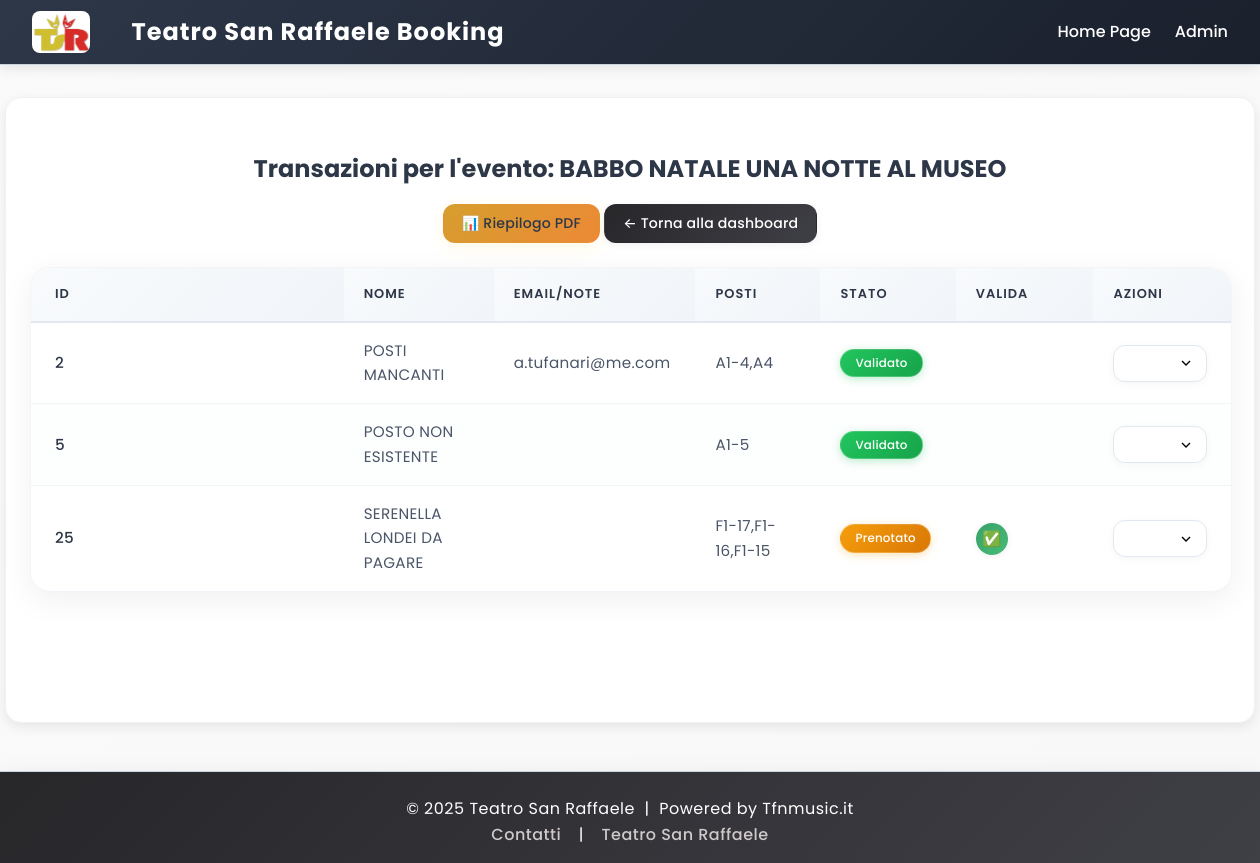
/event/2/transactions (signed in), run on the app's committed database.
### tables this page shows
CREATE TABLE events (
    id INTEGER PRIMARY KEY AUTOINCREMENT,
    title TEXT NOT NULL,
    date TEXT NOT NULL,
    time TEXT NOT NULL,
    price REAL NOT NULL,
    poster_url TEXT,
    visible INTEGER DEFAULT 1
);

CREATE TABLE bookings (
    id INTEGER PRIMARY KEY AUTOINCREMENT,
    event_id INTEGER NOT NULL,
    name TEXT NOT NULL,
    email TEXT NOT NULL,
    seats TEXT NOT NULL,          -- posti separati da , 
    status REAL DEFAULT 0 , -- 0=libero, 1=pending ,2 = acquistato , 3 = validato
    created_at TEXT NOT NULL,
    FOREIGN KEY(event_id) REFERENCES events(id)
);

### app.py (the view)
@app.route('/event/<int:event_id>/transactions')
@login_required
def event_transactions(event_id):
    event = get_event_by_id(event_id)
    transactions = get_bookings_by_event(event_id)
    return render_template(
        'event_transactions.html',
        event_id=event_id,
        event_title=event['title'] if event else 'Evento sconosciuto',
        transactions=transactions
    )

### app.py (called while the page is built)
@app.context_processor
def inject_now():
    return {'now': datetime.now}

### auth.py (called while the page is built)
def login_required(f):
    @wraps(f)
    def decorated_function(*args, **kwargs):
        if session.get('logged_in') != True:
            return redirect(url_for('admin'))
        return f(*args, **kwargs)
    return decorated_function

### database.py (called while the page is built)
def get_db():
    conn = sqlite3.connect(DB_PATH)
    conn.row_factory = sqlite3.Row
    return conn

def get_event_by_id(event_id):
    conn = get_db()
    event = conn.execute('SELECT * FROM events WHERE id=?', (event_id,)).fetchone()
    conn.close()
    return event

def get_bookings_by_event(event_id, statuses=None):
    conn = get_db()
    if statuses:
        placeholders = ','.join(['?'] * len(statuses))
        bookings = conn.execute(
            f'SELECT seats FROM bookings WHERE event_id=? AND status IN ({placeholders})',
            (event_id, *statuses)
        ).fetchall()
    else:
        bookings = conn.execute(
            'SELECT * FROM bookings WHERE event_id=? ORDER BY created_at DESC',
            (event_id,)
        ).fetchall()
    conn.close()
    return bookings

### templates/event_transactions.html (shortened to what this page needs)
{% extends 'base.html' %}
{% block content %}
<h2 class="text-center mb-3">Transazioni per l'evento: {{ event_title }}</h2>
<div class="text-center mb-4">
    <a href="{{ url_for('generate_event_summary_pdf_route', event_id=event_id) }}" class="btn btn-warning me-2">
        📊 Riepilogo PDF
    </a>
    <a href="{{ url_for('dashboard') }}" class="btn btn-dark">&larr; Torna alla dashboard</a>
</div>
<div class="table-wrapper">
    <table class="table">
        <thead>
            <tr>
                <th>Id</th>
                <th>Nome</th>
                <th>Email/Note</th>
                <th>Posti</th>
                <th>Stato</th>
                <th>Valida</th>
                <th>Azioni</th>
            </tr>
        </thead>
        <tbody>
            {% for t in transactions |sort(attribute='id') %}
            <tr>
                <td>{{ t.id }}</td>
                <td>{{ t.name }}</td>
                <td>{{ t.email }}</td>
                <td>{{ t.seats }}</td>
                <td>
                    {% if t.status == 1 %}
                    <span class="badge badge-pending">In attesa</span>
                    {% elif t.status == 2 %}
                    <span class="badge badge-paid">Pagato</span>
                    {% elif t.status == 3 %}
                    <span class="badge badge-validated">Prenotato</span>
                    {% elif t.status == 4 %}
                    <span class="badge badge-ticket-validated">Validato</span>
                    {% else %}
                    <span class="badge badge-unknown">Sconosciuto</span>
                    {% endif %}
                </td>
                <td>
                    {% if t.status in [2,3] %}
                    <form method="post" action="{{ url_for('validate_ticket', booking_id=t.id) }}"
                        class="d-inline validate-form">
                        <button type="submit" class="btn-validate-quick" title="Valida biglietto"
                            onclick="return confirm('Validare questo biglietto?')">
                            ✅
                        </button>
                    </form>
                    {% elif t.status == 4 %}
                    <span class="validate-done" title="Già validato"></span>
                    {% else %}
                    <span class="text-muted" title="Non validabile"></span>
                    {% endif %}
                </td>
                <td>
                    <div class="transaction-actions-dropdown">
                        <select class="action-select" data-booking-id="{{ t.id }}" data-status="{{ t.status }}">
                            <option value=""></option>
                            <option value="edit">Modifica</option>
                        </select>
                    </div>
                </td>
            </tr>
            {% else %}
            <tr>
                <td colspan="7" style="text-align:center; color:#888;">Nessuna transazione trovata per questo evento.
                </td>
            </tr>
            {% endfor %}
        </tbody>
    </table>
</div>
{% endblock %}

### data on the page
events: title "BABBO NATALE UNA NOTTE AL MUSEO"
bookings: id "2", name "POSTI MANCANTI", email "a.tufanari@me.com", seats "A1-4,A4", shows "Validato"
bookings: id "5", name "POSTO NON ESISTENTE", seats "A1-5", shows "Validato"
bookings: id "25", name "SERENELLA LONDEI DA PAGARE", seats "F1-17,F1-16,F1-15", shows "Prenotato"
